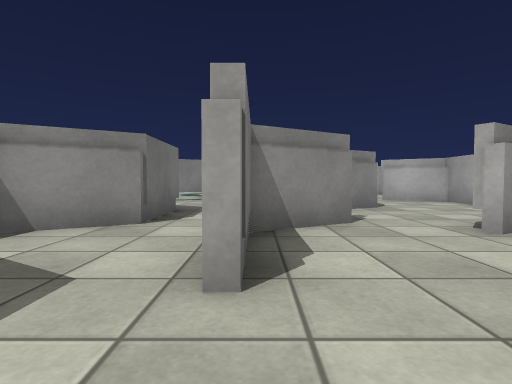
View 1 (above)

24 first-person views from a walk through a Unity game level. The camera is 0.58 m above the floor, tilts 2° down and sees 80° across. The floor is counted in squares, 1 m on a side. Each view is taken from the middle of a square. On the plan, view 1 faces up. The plan holds only what a view shows up to about 9 squares ahead; the rest is blank. The place goes on beyond the plan. Surface patterns are stand-ins for the level's own textures.

View 2
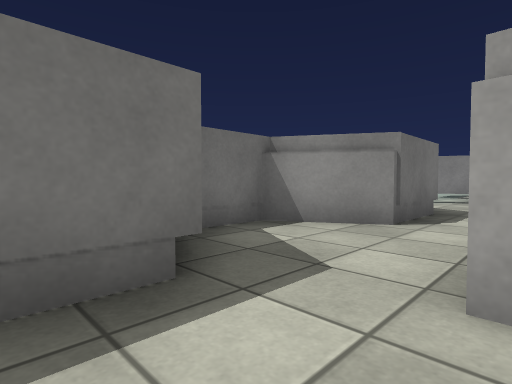

View 3
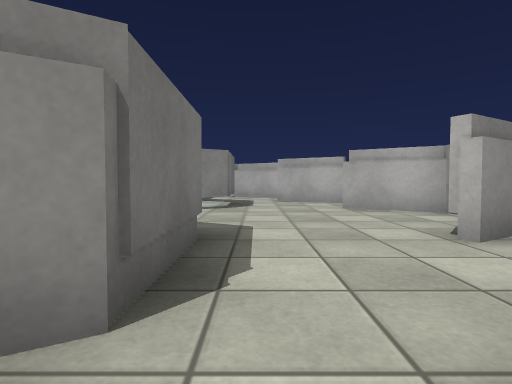

View 4
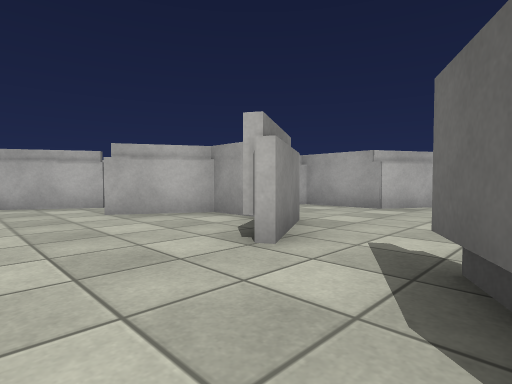

View 5
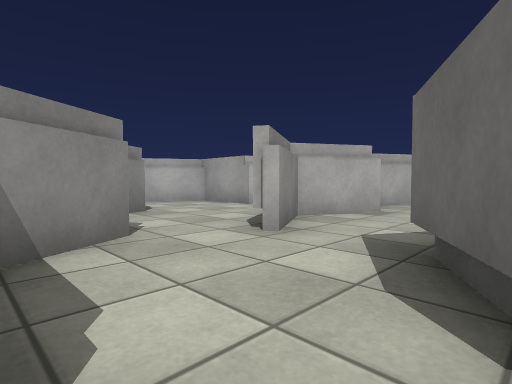

View 6
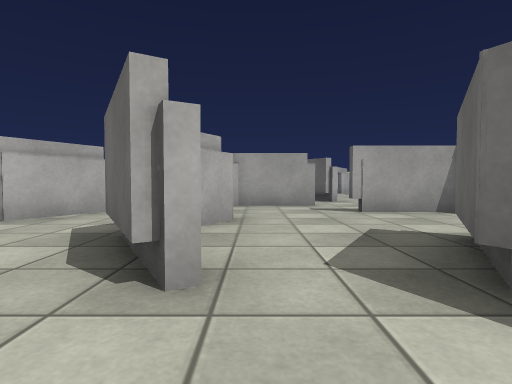

View 7
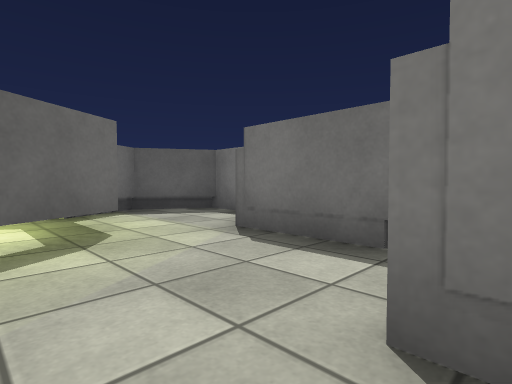

View 8
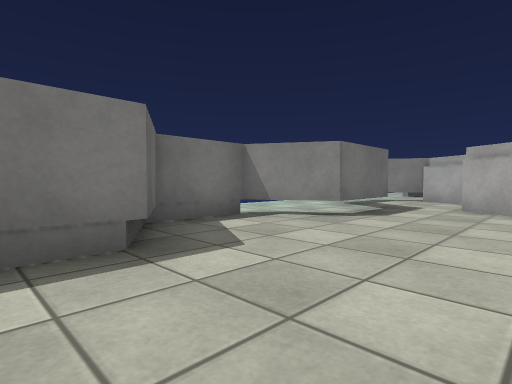

View 9
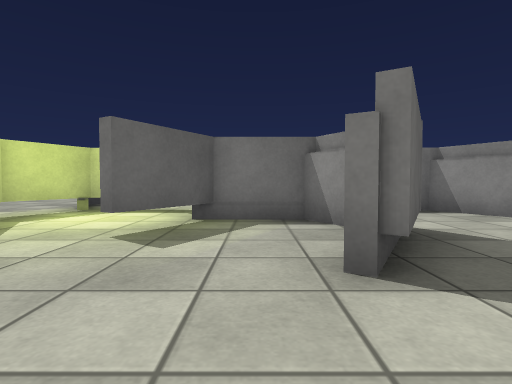

View 10
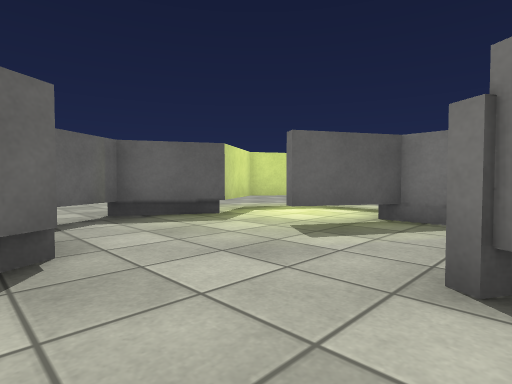

View 11
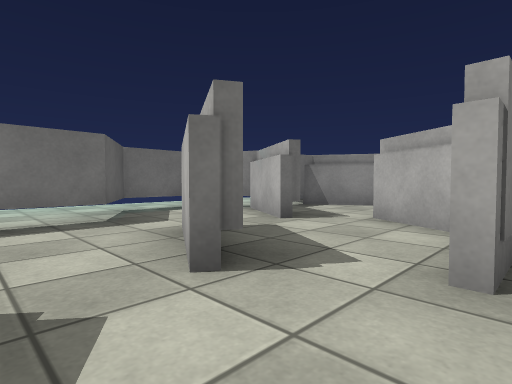

View 12
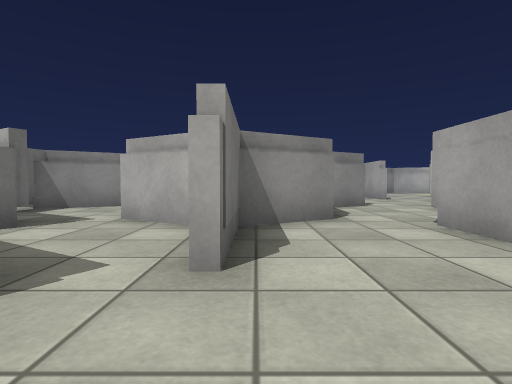

View 13
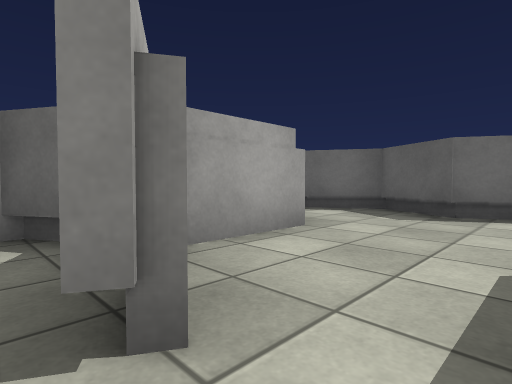

View 14
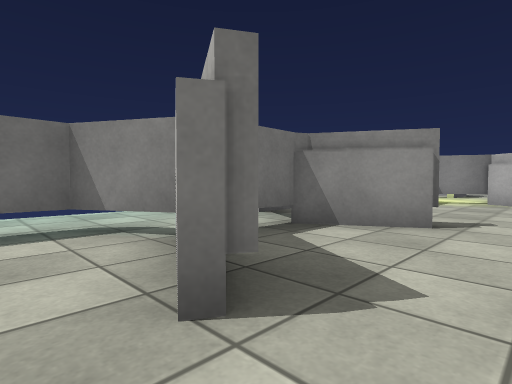

View 15
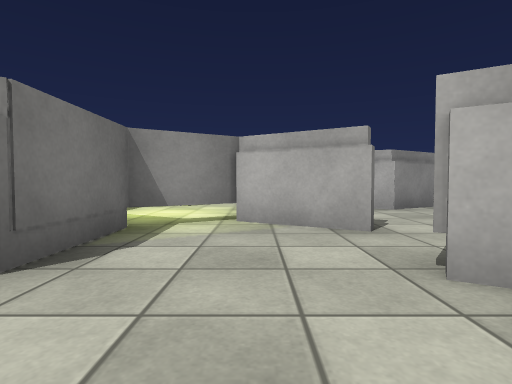

View 16
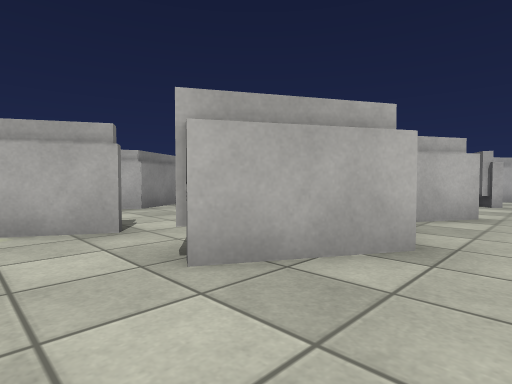

View 17
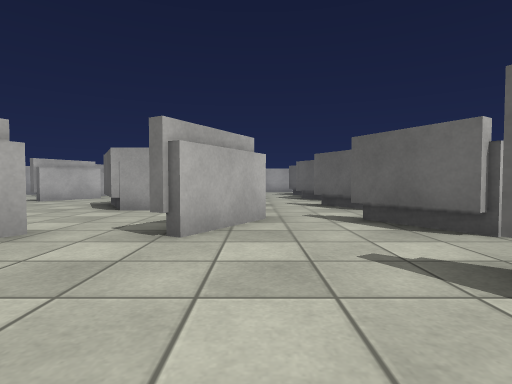

View 18
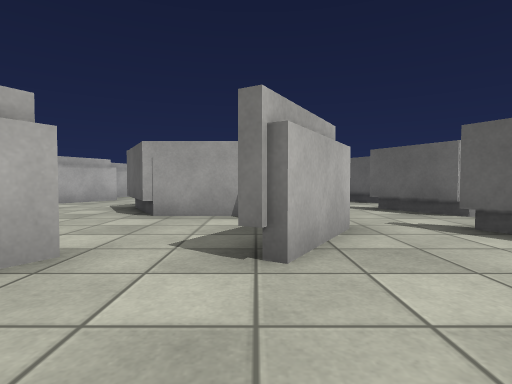

View 19
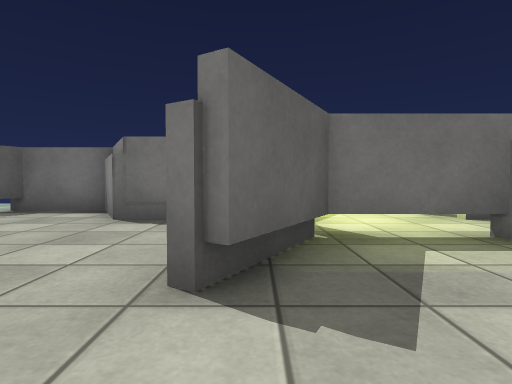

View 20
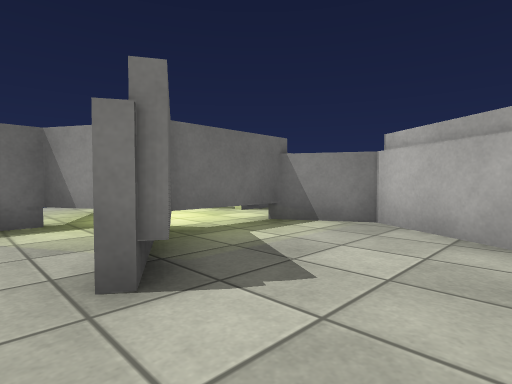

View 21
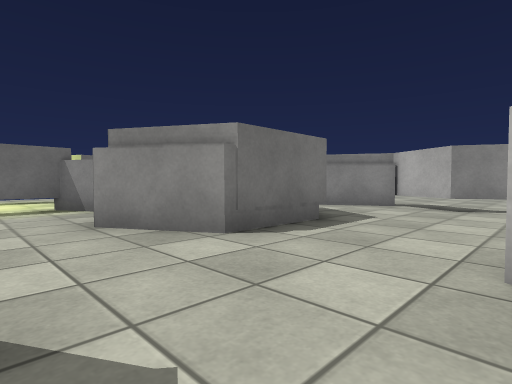

View 22
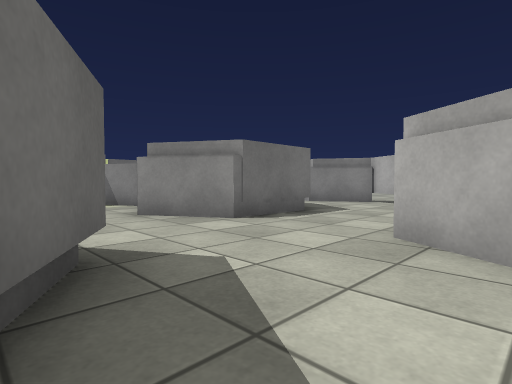

View 23
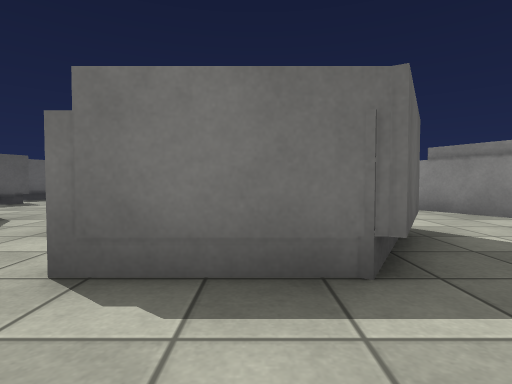

View 24
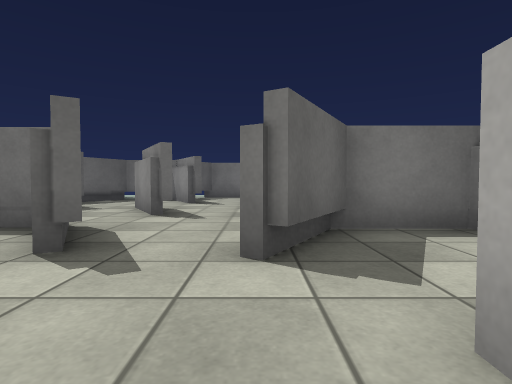

### Floor plan
Key: @ floor where view 1 was taken; # wall or solid block; x gap in a wall; . floor; = window, fence, low wall or low ledge; T thing the floor can be seen under or through.
Columns run from 3 left of view 1 to 11 right of it. Each row starts with its distance up from view 1.
 30       ####
 29       ....
 28        ....
 27        #...
 26  #.    #...
 25  #.T####..##
 24  ..T........
 23  ..T........
 22  TTTT..####.
 21  T.....#= #..
 20 ##...#.##.#.
 19 #....####...#.#
 18 #...........
 17 ######.##.##
 16     #=.#...
 15  ##### #..
 14 #.##.###.#
 13 #.....#..#
 12 ##.##.#..
 11  #..x...
 10 ##..##.# .#
  9 #....##.###
  8 #.....#..#
  7 #....##..#
  6 ##...#...##
  5  #.........
  4 ##.##.######
  3 #..#.......#
  2 #..#.......#
  1 ##..####..#.
  0  #.@#.....#
 -1  #.####..##
 -2  ..#  #..#
 -3 #..#  #..
 -4 ####  ###

Positions as (right, up) in squares from view 1, and headings:
1: (0, 0), facing up
2: (0, 0), facing up-left
3: (-1, 3), facing up
4: (-1, 4), facing up-right
5: (0, 1), facing up-right
6: (1, 3), facing right
7: (1, 2), facing down-left
8: (1, 5), facing up-left
9: (6, 0), facing left
10: (6, 1), facing down-left
11: (3, 10), facing up-left
12: (3, 10), facing up
13: (3, 10), facing down-right
14: (1, 13), facing up-left
15: (0, 18), facing up
16: (0, 18), facing up-right
17: (-2, 19), facing right
18: (-1, 20), facing right
19: (3, 22), facing left
20: (3, 21), facing up-left
21: (7, 23), facing up-left
22: (8, 22), facing up-left
23: (9, 21), facing left
24: (8, 19), facing left
